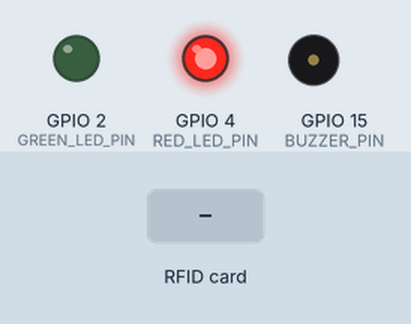
A program run on a simulated ESP32. Parts: output pins drawn as LEDs (lit = HIGH), buzzer (waves = sounding). The inputs (shaded band) are chosen by the test bench. WiFi joins after 1.5 s; servers stay silent unless stated; uploads are accepted with an empty reply; what the program prints to the serial monitor is not drawn.

Above: at 3.0 s.
3.1 s: RFID card D1 A6 BB 89 held to the reader
At 3.9 s:
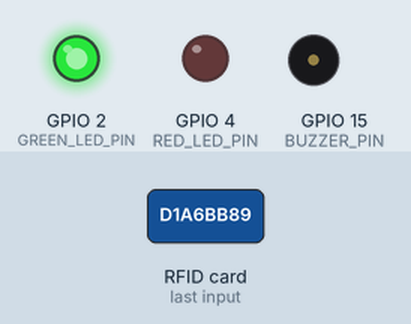
6.1 s: RFID card 5E 7A 19 C4 held to the reader
At 7.6 s:
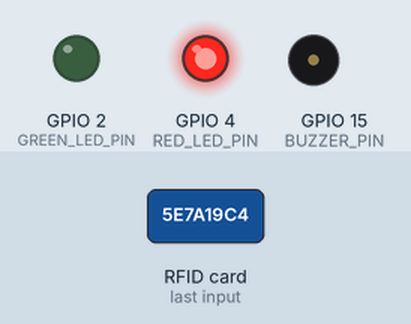
9.1 s: RFID card D1 A6 BB 89 held to the reader
At 13.4 s:
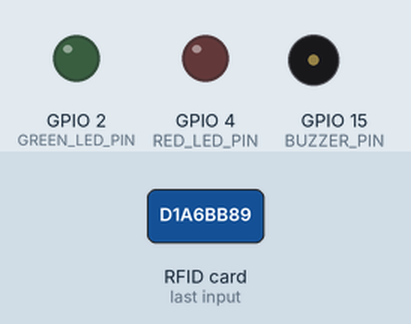
Timing chart, 0 to 14.9 s (numbered marks = the images above; inputs shaded):
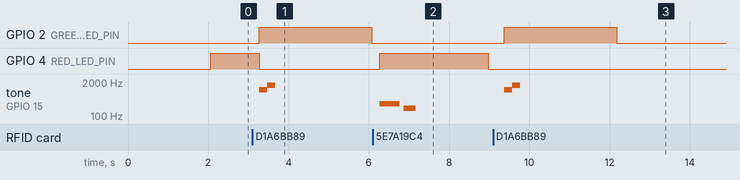

The program:

main.cpp
```cpp
#include <Arduino.h>
#include <SPI.h>
#include <MFRC522.h>
#include <WiFi.h>
#include <HTTPClient.h>
#include <ArduinoJson.h>

// Пины для Slave Select (SS) и Reset (RST)
#define SS_1_PIN   5   // RC522 №1 (SS)
#define RST_1_PIN  22  // RC522 №1 (RST)
#define SS_2_PIN   16  // RC522 №2 (SS)
#define RST_2_PIN  17  // RC522 №2 (RST)

#define GREEN_LED_PIN 2   // GPIO2 для зеленого светодиода
#define RED_LED_PIN 4     // GPIO4 для красного светодиода
#define BUZZER_PIN 15     // GPIO15 для зуммера
#define DOOR_SENSOR_PIN 13

const char* ssid = "RT-GPON-9FB0";
const char* password = "piNSj7pbYs";
const char* serverUrl = "http://192.168.0.4:8000/api/access";
const char* doorUrl = "http://192.168.0.4:8000/api/door";

// Создаем два экземпляра RC522 с Reset
MFRC522 mfrc522_1(SS_1_PIN, RST_1_PIN);
MFRC522 mfrc522_2(SS_2_PIN, RST_2_PIN);

// Задаем UID ключей для каждого датчика
byte key1[] = {0xD1, 0xA6, 0xBB, 0x89}; // UID для первого датчика
byte key2[] = {0x6F, 0x79, 0x63, 0xDE}; // UID для второго датчика

// Переменные для работы с дверью
bool lastDoorState = false;
unsigned long doorAccessTime = 0;
const unsigned long DOOR_OPEN_TIME = 5000; // 5 секунд открытого состояния
int lastAccessedReader = 0; // 0 - нет доступа, 1 - дверь 1, 2 - дверь 2

void testServerConnection() {
  HTTPClient http;
  http.begin("http://192.168.0.4:8000");
  int httpCode = http.GET();
  Serial.printf("Тест подключения: %d\n", httpCode);
  http.end();
}

void setup() {
  Serial.begin(115200);
  SPI.begin();

  mfrc522_1.PCD_Init();
  mfrc522_2.PCD_Init();

  pinMode(GREEN_LED_PIN, OUTPUT);
  pinMode(RED_LED_PIN, OUTPUT);
  pinMode(BUZZER_PIN, OUTPUT);
  pinMode(DOOR_SENSOR_PIN, INPUT_PULLUP);

  digitalWrite(GREEN_LED_PIN, LOW);
  digitalWrite(RED_LED_PIN, LOW);
  digitalWrite(BUZZER_PIN, LOW);

  WiFi.begin(ssid, password);
  while (WiFi.status() != WL_CONNECTED) {
    delay(500);
    Serial.print(".");
  }
  Serial.println("\nПодключено к WiFi");
  testServerConnection();

  Serial.println("Два RFID RC522 с Reset готовы к работе!");
  Serial.println("MC-38 датчик инициализирован");
}

String getUIDString(byte *uid, byte size) {
  String uidStr = "";
  for (byte i = 0; i < size; i++) {
    if (uid[i] < 0x10) uidStr += "0";
    uidStr += String(uid[i], HEX);
  }
  return uidStr;
}

bool compareUID(byte *uid1, byte *uid2, byte size) {
  for (byte i = 0; i < size; i++) {
    if (uid1[i] != uid2[i]) {
      return false;
    }
  }
  return true;
}

void sendAccessData(int readerNum, bool accessGranted, String uid) {
  if (WiFi.status() != WL_CONNECTED) {
    Serial.println("Нет подключения к WiFi");
    return;
  }

  HTTPClient http;
  http.begin(serverUrl);
  http.addHeader("Content-Type", "application/json");

  DynamicJsonDocument doc(256);
  doc["reader"] = readerNum;
  doc["status"] = accessGranted ? "Access Complete" : "Access Denied";
  doc["uid"] = uid;

  String requestBody;
  serializeJson(doc, requestBody);

  int httpCode = http.POST(requestBody);

  if (httpCode > 0) {
    Serial.printf("Ответ сервера: %d\n", httpCode);
  } else {
    Serial.printf("Ошибка: %s\n", http.errorToString(httpCode).c_str());
  }

  http.end();
}

void sendDoorStatus(bool isOpen, int readerNum = 0) {
  if (WiFi.status() != WL_CONNECTED) {
    Serial.println("Ошибка: нет подключения к WiFi");
    return;
  }

  HTTPClient http;
  http.begin(doorUrl);
  http.addHeader("Content-Type", "application/json");

  DynamicJsonDocument doc(128);
  doc["status"] = isOpen ? "Open" : "Closed";
  doc["reader"] = readerNum;

  String requestBody;
  serializeJson(doc, requestBody);

  // Отправляем PUT запрос вместо POST
  int httpCode = http.PUT(requestBody);

  if (httpCode > 0) {
    if (httpCode == HTTP_CODE_OK || httpCode == HTTP_CODE_NO_CONTENT) {
      Serial.printf("PUT: Статус двери успешно обновлен. Код: %d, Считыватель: %d\n", httpCode, readerNum);
    } else {
      Serial.printf("PUT: Сервер вернул неожиданный код: %d\n", httpCode);
      String payload = http.getString();
      Serial.println("Ответ сервера: " + payload);
    }
  } else {
    Serial.printf("PUT: Ошибка отправки статуса двери: %s\n", http.errorToString(httpCode).c_str());
  }

  http.end();
}

void playSuccessTone() {
  tone(BUZZER_PIN, 1000, 200);
  delay(200);
  tone(BUZZER_PIN, 1500, 200);
}

void playErrorTone() {
  tone(BUZZER_PIN, 300, 500);
  delay(600);
  tone(BUZZER_PIN, 200, 300);
}

void controlAccess(bool accessGranted, int readerNum) {
  if (accessGranted) {
    digitalWrite(GREEN_LED_PIN, HIGH);
    digitalWrite(RED_LED_PIN, LOW);
    playSuccessTone();
    delay(2600);
    digitalWrite(GREEN_LED_PIN, LOW);

    // Автоматически "открываем" дверь при успешном доступе
    doorAccessTime = millis();
    lastAccessedReader = readerNum; // Запоминаем, к какой двери был доступ
    Serial.print("Дверь открыта по доступу к считывателю ");
    Serial.println(readerNum);
  } else {
    digitalWrite(RED_LED_PIN, HIGH);
    digitalWrite(GREEN_LED_PIN, LOW);
    playErrorTone();
    delay(2100);
    digitalWrite(RED_LED_PIN, LOW);
  }
}

bool checkDoorState() {
  // Если дверь была открыта по доступу, эмулируем открытое состояние
  if (millis() - doorAccessTime < DOOR_OPEN_TIME) {
    return true;
  }

  // Иначе читаем реальный датчик
  return digitalRead(DOOR_SENSOR_PIN) == HIGH;
}

void processReader(MFRC522 &reader, byte *key, int readerNum) {
  if (!reader.PICC_IsNewCardPresent() || !reader.PICC_ReadCardSerial()) {
    return;
  }

  String uid = getUIDString(reader.uid.uidByte, reader.uid.size);
  Serial.print("RC522 №");
  Serial.print(readerNum);
  Serial.print(": UID=");
  Serial.println(uid);

  bool accessGranted = compareUID(reader.uid.uidByte, key, reader.uid.size);

  if (accessGranted) {
    Serial.println("Access Complete");
  } else {
    Serial.println("Access Denied");
  }

  controlAccess(accessGranted, readerNum);
  sendAccessData(readerNum, accessGranted, uid);
  reader.PICC_HaltA();
}

void monitorDoor() {
  bool currentDoorState = checkDoorState();

  if (currentDoorState != lastDoorState) {
    lastDoorState = currentDoorState;
    Serial.print("Состояние двери: ");
    Serial.println(currentDoorState ? "ОТКРЫТА" : "ЗАКРЫТА");

    // Всегда отправляем последний активный считыватель, даже при закрытии
    sendDoorStatus(currentDoorState, lastAccessedReader);

    // Визуальная индикация
    if (currentDoorState) {
      digitalWrite(RED_LED_PIN, HIGH);
    } else {
      digitalWrite(RED_LED_PIN, LOW);
      // Не сбрасываем lastAccessedReader здесь, чтобы знать, кто последний открывал
    }
  }
}

void loop() {
  processReader(mfrc522_1, key1, 1);
  processReader(mfrc522_2, key2, 2);
  monitorDoor();
  delay(200);
}
```

Measured:
- after the input at 3.1 s, GPIO 2 (GREEN_LED_PIN): LOW → HIGH after 0.17 s, → LOW 2.8 s later; GPIO 4 (RED_LED_PIN): HIGH → LOW after 0.17 s; tone on GPIO 15 (BUZZER_PIN): silent → 1000 Hz after 0.17 s, → 1500 Hz 0.20 s later, → silent 0.20 s later
- after the input at 6.1 s, GPIO 4 (RED_LED_PIN): LOW → HIGH after 0.17 s, → LOW 2.7 s later; tone on GPIO 15 (BUZZER_PIN): silent → 300 Hz after 0.17 s, → silent 0.50 s later, → 200 Hz 0.10 s later, → silent 0.30 s later
- after the input at 9.1 s, GPIO 2 (GREEN_LED_PIN): LOW → HIGH after 0.28 s, → LOW 2.8 s later; tone on GPIO 15 (BUZZER_PIN): silent → 1000 Hz after 0.28 s, → 1500 Hz 0.20 s later, → silent 0.20 s later
